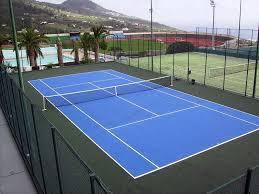
#> input picture notebook/P3/images/tenis.jpeg, 259 x 194 px
$ jupyter execute P3.ipynb   (older library calls are emulated)
#> lines starting #> are read from the running program, lines starting #| are printed output that depends on the picture
# Práctica de Percepción: Detección de carácteristicas y clasificación
## Introducción
En esta práctica veremos como detectar diferentes características de imágenes y como clasificar imágenes. Para ello se utilizará OpenCV, NumPy y Matplotlib. Así mismo se usará scikit-learn para los clasificadores.

[cell 1]
import cv2
import numpy as np
import matplotlib.pyplot as plt

def imshow(img, title=""):
    if len(img.shape)==2:
        plt.imshow(img, cmap="gray")
    else:
        plt.imshow(cv2.cvtColor(img, cv2.COLOR_BGR2RGB))
    plt.title(title)
    plt.axis("off")

## Ejercicio 1: Gradiente
Objetivos: Calcular y comparar diferentes tipos de métodos para calcular el gradiente. Usar las funciones de OpenCV.

[cell 2]
# Cargar imagen
img = cv2.imread("images/tenis.jpeg")
#> img is the input picture: shape (194, 259, 3); mean B, G, R 131.8, 113.7, 100

# Convertir BGR -> RGB
img = cv2.cvtColor(img, cv2.COLOR_BGR2RGB)

# Convertir a gris
gray = cv2.cvtColor(img, cv2.COLOR_RGB2GRAY)
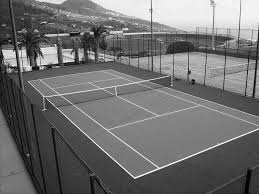
#> gray: shape (194, 259); min 0, max 254, mean 111.6

# Gradientes Sobel

gx = cv2.Sobel(gray, cv2.CV_64F, 1, 0, ksize=3)
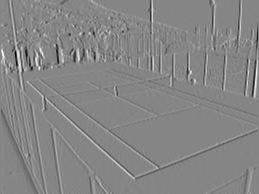
#> gx: shape (194, 259) float64; min -844, max 766, mean 1.3; drawn with min black and max white
gy = cv2.Sobel(gray, cv2.CV_64F, 0, 1, ksize=3)
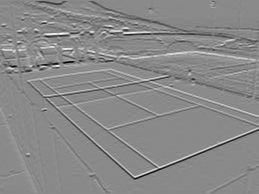
#> gy: shape (194, 259) float64; min -844, max 712, mean -6; drawn with min black and max white

# Magnitud del gradiente
G = np.sqrt(gx**2 + gy**2)
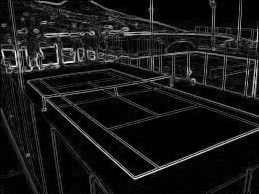
#> G: shape (194, 259) float64; min 0, max 850.6, mean 81.1; drawn with min black and max white

plt.figure(figsize=(12,4))

plt.subplot(1,3,1)
plt.title("Imagen original")
plt.imshow(img)
plt.axis("off")

plt.subplot(1,3,2)
plt.title("Escala de grises")
plt.imshow(gray, cmap="gray")
plt.axis("off")

plt.subplot(1,3,3)
plt.title("Magnitud del gradiente")
plt.imshow(G, cmap="gray")
plt.axis("off")

plt.show()

Ejercicio propuesto: implementar con las funciones de OpenCV el cálculo con Prewitt y Laplaciano.

[cell 3]
#TODO

## Ejercicio 2: Caracterización de texturas con gradiente
Objetivos: Usando las funciones anteriores, crear una funcion que calcule la densidad de puntos cuyo gradiente G cumple abs(G)>U, siendo U un parámetro de entrada entre 0 y 1. Comparar diferentes imágenes de la carpeta textures.

[cell 4]
#To Do

## Ejercicio 3: Detección de esquinas
Objetivos: Usar el detector de esquinas de Harris.

[cell 5]
img = cv2.imread("images/tenis.jpeg")
img_rgb = cv2.cvtColor(img, cv2.COLOR_BGR2RGB)
gray = cv2.cvtColor(img, cv2.COLOR_BGR2GRAY)
gray = np.float32(gray)

# Parámetros de Harris
block_size = 2      # Tamaño del vecindario
ksize = 3           # Tamaño del filtro Sobel
k = 0.04            # Constante Harris (0.04-0.06 típico)

# R = det(M) - k * (trace(M))^2
R = cv2.cornerHarris(gray, block_size, ksize, k)
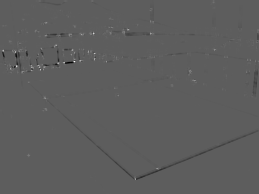
#> R: shape (194, 259) float32; min -37931448, max 65232672, mean -100539.1; drawn with min black and max white

plt.figure(figsize=(10,4))
plt.subplot(1,2,1)
plt.title("Imagen original")
plt.imshow(img_rgb)
plt.axis("off")

plt.subplot(1,2,2)
plt.title("Mapa de R (Harris)")
plt.imshow(R, cmap='jet')
plt.colorbar()
plt.axis("off")
plt.show()
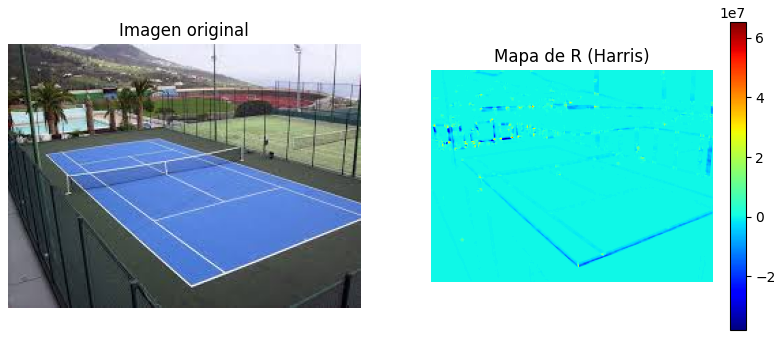
#> figure drawn by matplotlib, 3 panels

[cell 6]
# Umbral para marcar esquinas
threshold = 0.01 * R.max()
#> threshold = 652326.7
img_harris = img_rgb.copy()
img_harris[R > threshold] = [255, 0, 0]  # rojo
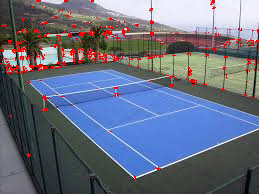
#> img_harris: shape (194, 259, 3); mean R, G, B 103.9, 110.1, 128.4

plt.figure(figsize=(6,6))
plt.title("Esquinas detectadas")
plt.imshow(img_harris)
plt.axis("off")
plt.show()

## Ejercicio 4: Clasificación usando scikit-learn
Objetivos: Aprender a usar scikit-learn para ajustar clasificadores, y utilizarlos. Mostrar los tres métodos usados en clase.

[cell 7]
#SVM

from sklearn import svm
from sklearn.datasets import make_blobs
from sklearn.inspection import DecisionBoundaryDisplay

# 1. Crear datos
X, y = make_blobs(n_samples=40, centers=2, random_state=6)

# 2. Entrenar SVM lineal
clf = svm.SVC(kernel="linear")
clf.fit(X, y)

# 3. Dibujar puntos
plt.scatter(X[:,0], X[:,1], c=y, s=30, cmap=plt.cm.Paired)

# 4. Dibujar frontera
# obtenemos los coeficientes de la recta: w0*x + w1*y + b = 0
w = clf.coef_[0]
b = clf.intercept_[0]
x_plot = np.linspace(X[:,0].min()-1, X[:,0].max()+1, 100)
y_plot = -(w[0]/w[1])*x_plot - b/w[1]
plt.plot(x_plot, y_plot, 'k-')  # línea de decisión

plt.title("SVM Lineal - puntos y frontera")
plt.show()
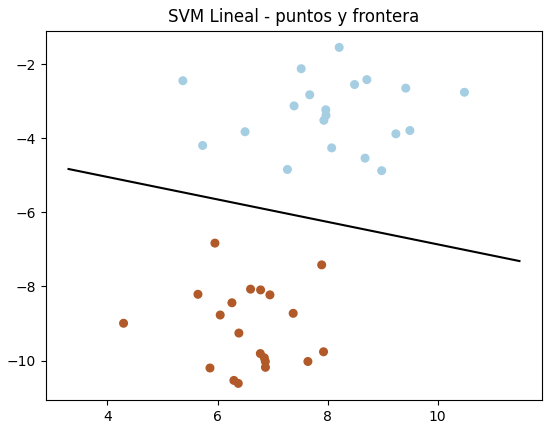
#> figure drawn by matplotlib, 1 panel; curve peaks at x = 3.29, y = -4.83
